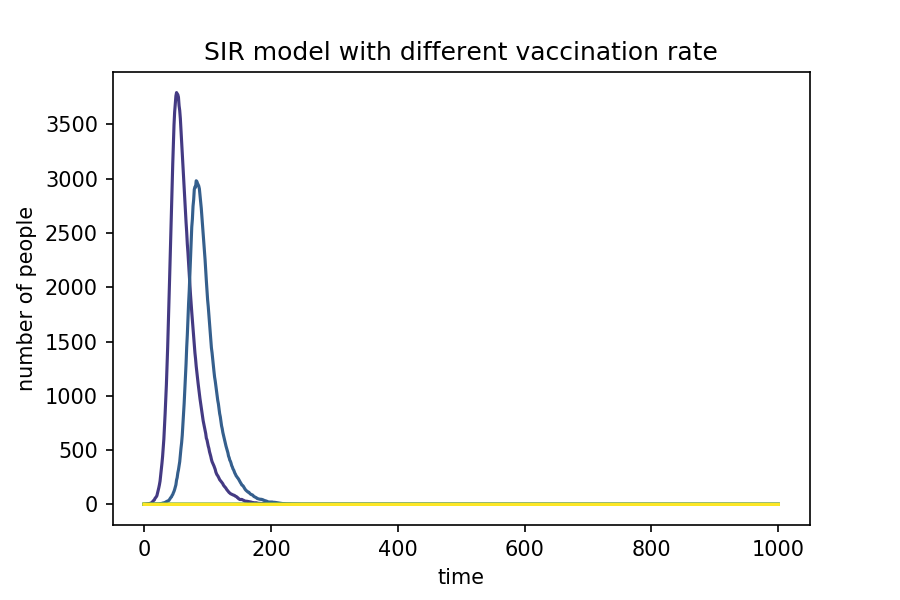

This chart was generated by the following Python code:
# -*- coding: utf-8 -*-
"""
Created on Sat May 11 15:59:10 2019

@author: panho
"""

# import necessary libraries
import numpy as np
import matplotlib.pyplot as plt
from matplotlib.pyplot import cm


plt.figure(figsize=(6,4),dpi=150)
plt.title("SIR model with different vaccination rate") 
plt.xlabel("time") 
plt.ylabel("number of people") 

N = 10000
i = 1
r = 0
beta = 0.3
gamma = 0.05
col = 10
for x in range(1, 11):
    time = 0
    s = N - i - 1000 * x
    if s > 0:
        I = [1]
        while time < 1000:
            mc = beta * (I[-1]/N)   #probility of infection
            a = np.random.choice(range(2),s,p=[1-mc,mc])
            a = sum(a)
            b = np.random.choice(range(2),i,p=[1-gamma,gamma])
            b = sum(b)
            s = s - a
            i = i + a - b
            r = r + b
            I.append(i)
    
            time = time + 1
    
    else:
        I = [0]
    plt.plot(I,label = str(x*10) +'%',color = cm.viridis(col))
    col = col + 33

plt.savefig("SIR_vaccination",type = "png")
plt.legend()
plt.show()